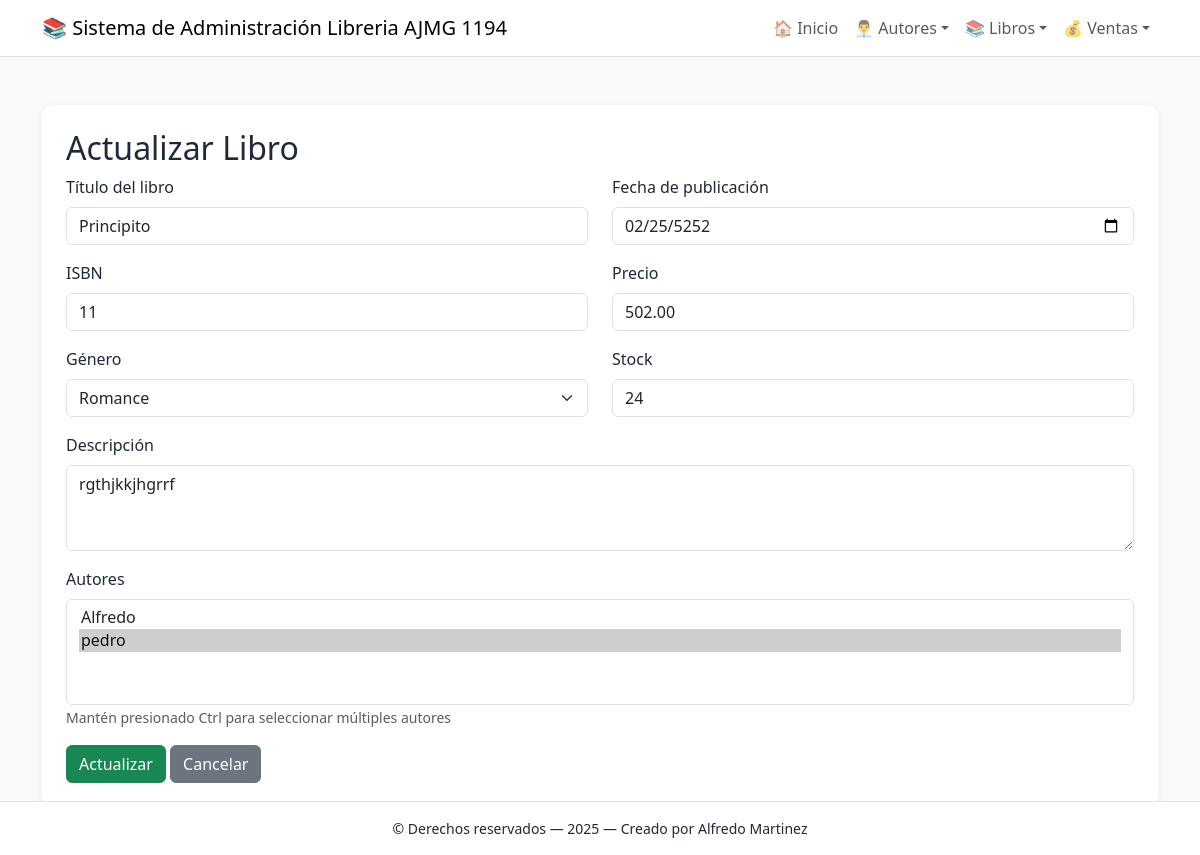
The app's page /libros/editar/1/ with its own data.
### app_Libreria/models.py (models this page shows, shortened)
class Libro(models.Model):
    GENEROS = [
        ('FIC', 'Ficción'),
        ('ROM', 'Romance'),
        ('TER', 'Terror'),
        ('CIE', 'Ciencia Ficción'),
        ('FAN', 'Fantasía'),
        ('HIS', 'Histórico'),
        ('BIO', 'Biografía'),
        ('INF', 'Infantil'),
    ]
    titulo = models.CharField(max_length=200, verbose_name="Título del libro")
    isbn = models.CharField(max_length=13, unique=True, verbose_name="ISBN")
    genero = models.CharField(max_length=3, choices=GENEROS, verbose_name="Género")
    fecha_publicacion = models.DateField(verbose_name="Fecha de publicación")
    precio = models.DecimalField(max_digits=8, decimal_places=2, verbose_name="Precio")
    stock = models.PositiveIntegerField(default=0, verbose_name="Cantidad en stock")
    descripcion = models.TextField(verbose_name="Descripción", blank=True)
    autores = models.ManyToManyField(Autor, related_name='libros', verbose_name="Autores")
    class Meta:
        verbose_name = "Libro"
        verbose_name_plural = "Libros"
        ordering = ['titulo']

class Autor(models.Model):
    nombre = models.CharField(max_length=100, verbose_name="Nombre completo")
    nacionalidad = models.CharField(max_length=50, verbose_name="Nacionalidad")
    fecha_nacimiento = models.DateField(verbose_name="Fecha de nacimiento")
    fecha_fallecimiento = models.DateField(null=True, blank=True, verbose_name="Fecha de fallecimiento")
    biografia = models.TextField(verbose_name="Biografía", help_text="Breve biografía del autor")
    email = models.EmailField(verbose_name="Email de contacto", blank=True)
    activo = models.BooleanField(default=True, verbose_name="Autor activo")
    created_at = models.DateTimeField(default=timezone.now, verbose_name="Fecha de creación")
    updated_at = models.DateTimeField(auto_now=True, verbose_name="Fecha de actualización")
    class Meta:
        verbose_name = "Autor"
        verbose_name_plural = "Autores"
        ordering = ['nombre']

### app_Libreria/views.py (the view)
# urls.py: path('libros/editar/<int:libro_id>/', views.actualizar_libro, name='actualizar_libro'),
def actualizar_libro(request, libro_id):
    libro = get_object_or_404(Libro, id=libro_id)
    autores = Autor.objects.filter(activo=True)
    generos = Libro.GENEROS
    return render(request, 'libro/actualizar_libro.html', {
        'libro': libro,
        'autores': autores,
        'generos': generos
    })

### app_Libreria/templates/libro/actualizar_libro.html (shortened to what this page needs)
{% extends 'base.html' %}
{% block content %}
<div class="soft-card p-4">
    <h2>Actualizar Libro</h2>
    <form method="post" action="{% url 'realizar_actualizacion_libro' libro.id %}">
        <div class="row">
            <div class="col-md-6">
                <div class="mb-3">
                    <label class="form-label">Título del libro</label>
                    <input type="text" class="form-control" name="titulo" value="{{ libro.titulo }}" required>
                </div>
                <div class="mb-3">
                    <label class="form-label">ISBN</label>
                    <input type="text" class="form-control" name="isbn" value="{{ libro.isbn }}" maxlength="13" required>
                </div>
                <div class="mb-3">
                    <label class="form-label">Género</label>
                    <select class="form-select" name="genero" required>
                        {% for codigo, nombre in generos %}
                            <option value="{{ codigo }}" {% if libro.genero == codigo %}selected{% endif %}>
                                {{ nombre }}
                            </option>
                        {% endfor %}
                    </select>
                </div>
            </div>
            <div class="col-md-6">
                <div class="mb-3">
                    <label class="form-label">Fecha de publicación</label>
                    <input type="date" class="form-control" name="fecha_publicacion"
                           value="{{ libro.fecha_publicacion|date:'Y-m-d' }}" required>
                </div>
                <div class="mb-3">
                    <label class="form-label">Precio</label>
                    <input type="number" step="0.01" class="form-control" name="precio"
                           value="{{ libro.precio }}" required>
                </div>
                <div class="mb-3">
                    <label class="form-label">Stock</label>
                    <input type="number" class="form-control" name="stock" value="{{ libro.stock }}" required>
                </div>
            </div>
        </div>
        <div class="mb-3">
            <label class="form-label">Descripción</label>
            <textarea class="form-control" name="descripcion" rows="3">{{ libro.descripcion }}</textarea>
        </div>
        <div class="mb-3">
            <label class="form-label">Autores</label>
            {% if autores %}
                <select multiple class="form-select" name="autores" size="4">
                    {% for autor in autores %}
                        <option value="{{ autor.id }}"
                            {% if autor in libro.autores.all %}selected{% endif %}>
                            {{ autor.nombre }}
                        </option>
                    {% endfor %}
                </select>
                <small class="text-muted">Mantén presionado Ctrl para seleccionar múltiples autores</small>
            {% else %}
                <div class="alert alert-warning">No hay autores disponibles.</div>
            {% endif %}
        </div>
        <button type="submit" class="btn btn-success">Actualizar</button>
        <a href="{% url 'ver_libros' %}" class="btn btn-secondary">Cancelar</a>
    </form>
</div>
{% endblock %}

### app_Libreria/templates/base.html (style rules this page uses)
body { background-color: #f7f9fb; color: #1f2937; }
.soft-card { background-color: #ffffff; border-radius: 12px; box-shadow: 0 2px 8px rgba(31,41,55,0.05); }

### records on screen
Libro: titulo "Principito", isbn "11", genero "Romance", fecha_publicacion "02/25/5252", precio "502.00", stock "24", descripcion "rgthjkkjhgrrf", autores "Alfredo / pedro ☑"
